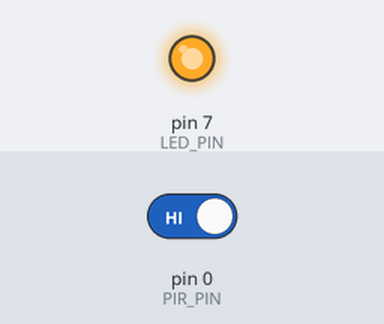
Recording of a sketch running on a simulated Arduino Uno, built with avr-gcc and run on an emulated ATmega328P. Parts: output pins drawn as LEDs (lit = HIGH). The test bench sets the inputs (shaded band); at power-on: pin 0 (PIR_PIN) HIGH.

Above: at 1.2 s.
1.3 s: pin 0 (PIR_PIN) driven LOW
At 1.8 s:
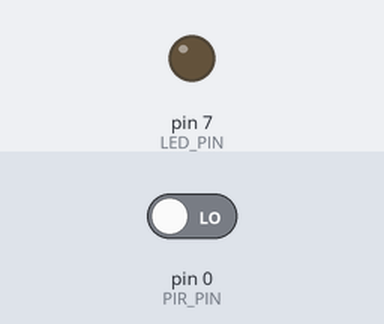
2.8 s: pin 0 (PIR_PIN) driven HIGH
At 4.2 s:
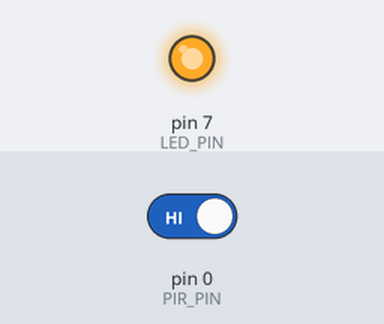
Timing chart, 0 to 5.8 s (numbered marks = the images above; inputs shaded):
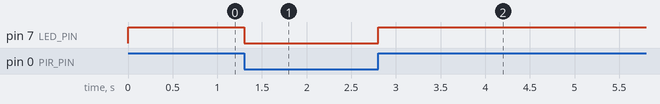

Measured:
- after the input at 1.3 s, pin 7 (LED_PIN): HIGH → LOW at once
- after the input at 2.8 s, pin 7 (LED_PIN): LOW → HIGH at once

The sketch:

DCIV-SP17-PIR.ino
```cpp
/*
 * Project DCIV-SP17-BUZZER
 * Description: Read a PIR on pin D0
 * Author: Brett Ian Balogh
 * Date: March 20, 2017
 */

#define PIR_PIN 0
#define LED_PIN 7

bool pirVal = 0;

void setup() {
  pinMode(PIR_PIN, INPUT);
  pinMode(LED_PIN, OUTPUT);
}


void loop() {
  pirVal = digitalRead(PIR_PIN);
  digitalWrite(LED_PIN, pirVal);
}
```
